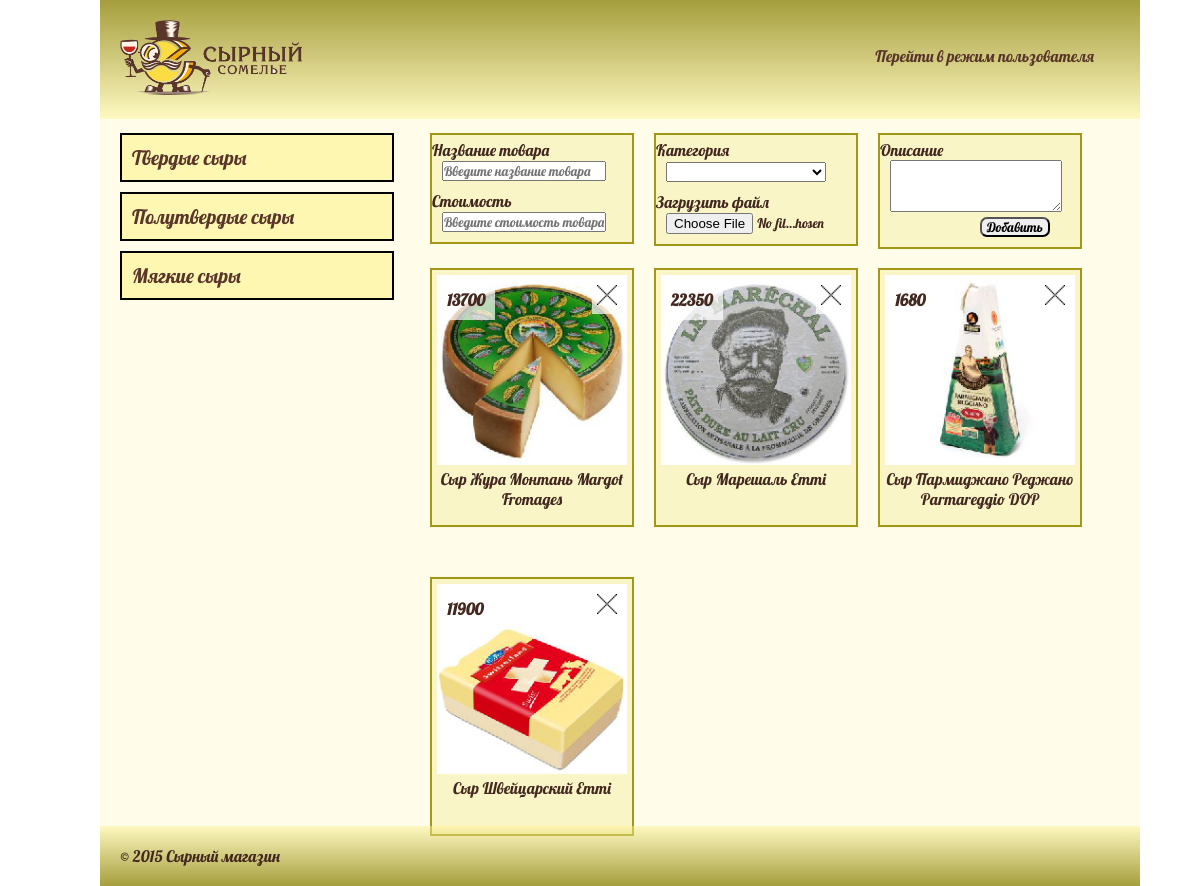
The app's page /?admin&cat=1 with its own data.
### tables this page shows
CREATE TABLE `goods` (
  `id` int(10) NOT NULL,
  `name` varchar(100) NOT NULL,
  `description` text NOT NULL,
  `mini-foto` varchar(100) NOT NULL,
  `foto` varchar(100) NOT NULL,
  `category` int(3) NOT NULL,
  `cost` int(10) NOT NULL
);

### index.php (the view)
<?PHP
require_once 'header.php';
if (isset($_GET['admin'])) {
		echo '<form action="upload.php" method="POST" enctype="multipart/form-data">
		<div id="item">
			Название товара<br/>
			<input type="text" name="name" pattern="[A-Za-zА-Яа-я ]{6,64}" required placeholder="Введите название товара" /><br/>
			Стоимость<br/>
			<input type="text" name="cost" pattern="[0-9]{1,10}" required placeholder="Введите стоимость товара в рублях" />
		</div>
		<div id="item">
			Категория<br/>
			<select name="category" required>
				<option></option>
				<option value="1">Твердые сыры</option>
				<option value="2">Полутвердые сыры</option>
				<option value="3">Мягкие сыры</option>
			</select><br/>
			Загрузить файл<br/>
			<input type="file" name="file" required accept="image/png, image/jpeg, image/jpg" />
		</div>
		<div id="item">
			Описание<br/>
			<textarea name="descript" rows="3" required></textarea><br/>
			<input type="submit" id="submit" name="submit" value="Добавить"/>
		</div>
		</form>';}?>
		<?PHP
			if ((isset($_GET['cat']) & !empty($_GET['cat']))) {
				$cat = "WHERE `category` = '".$_GET['cat']."'";
			} else {
				$cat ="";
			}
			$result = mysql_query("select * from `goods` ".$cat." ORDER BY `name`", $db);
			while($result2 = mysql_fetch_assoc($result)) {
			ECHO '<div id="item">';
			if (isset($_GET['admin'])) {
				echo '<p id="delete"><a href="/delete.php?delete='.$result2['id'].'"><img src="res/delete.png" alt="Удалить товар" /></a></p>';
			}
			echo '<p>'. $result2['cost'] .'</p>
			<a href="info.php?tovar='.$result2['id'].'" target="_black"><img src="'. $result2['mini-foto'] .'" alt=""/></a>
			'. $result2['name'].'</div>';
			}
			?>
<?PHP require_once 'footer.php';?>

### res/style.css (style rules this page uses)
* { margin: 0; padding:0; font-family: Lobster; }
body { max-width: 1000px; margin: auto; color: RGB(67,40,31); }
a, a:hover, a:active, a:visited { text-decoration: none; color: RGB(89,54,41); }
#item { text-align: center; height: 250px; width: 200px; float: left; margin-left: 20px; margin-bottom: 50px; border: 2px solid RGBA(152,141,3,0.9); background: RGBA(218,202,5,0.15); padding-top:5px; }
#item img { width: 95%; }
#item p { position: absolute; font-weight: bold; padding: 10px; margin:5px; background: RGBA(255,255,255,0.7); }
form { margin-bottom: 10px; display: inline-block; }
form #item { text-align: left; height: auto; margin-bottom: 5px; }
form #item * { margin-left: 10px; }
#item input, #item select { margin-bottom: 10px; width: 160px; }
#item textarea { height:50px; min-height:50px; max-height: 150px; width: 170px; min-width: 170px; max-width: 170px; }
#item #submit { margin-left: 50%; width: 70px; margin-right: 15px; border-radius: 7px; }
#item #delete { float: right; margin-right: 0; margin-left: 160px; position: absolute; padding: 5px; }
#item #delete img { width: 20px; }

### records on screen
goods: cost "13700", value (picture), name "Сыр Жура Монтань Margot Fromages"
goods: cost "22350", value (picture), name "Сыр Марешаль Emmi"
goods: cost "1680", value (picture), name "Сыр Пармиджано Реджано Parmareggio DOP"
goods: cost "11900", value (picture), name "Сыр Швейцарский Emmi"
